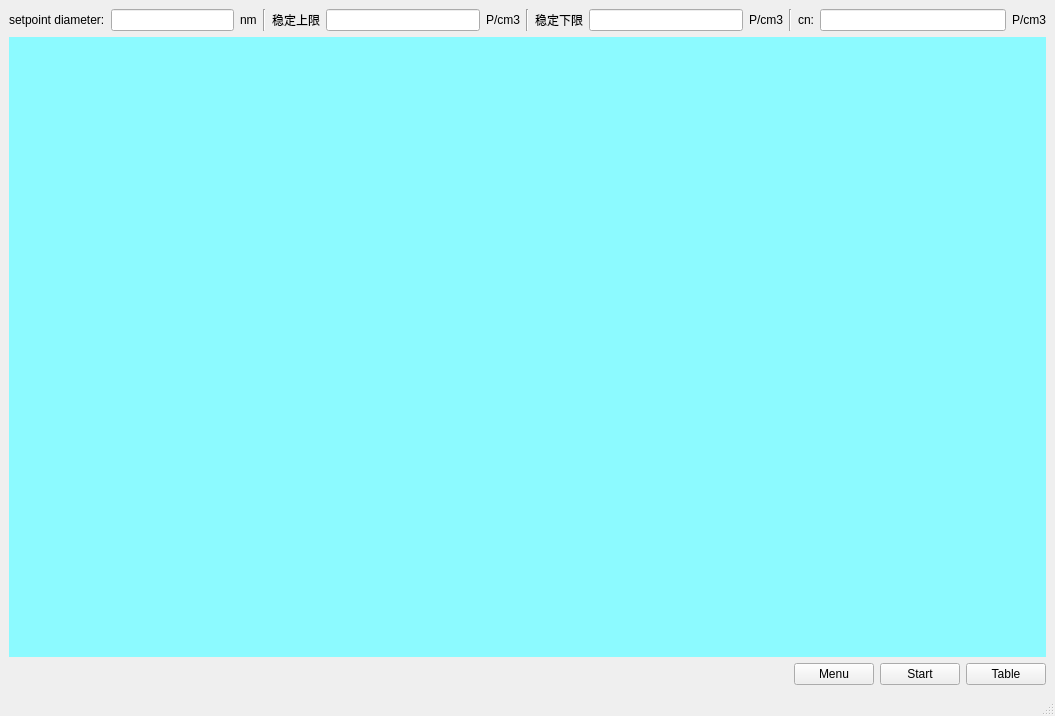
<?xml version="1.0" encoding="UTF-8"?>
<ui version="4.0">
 <class>MainWindow</class>
 <widget class="QMainWindow" name="MainWindow">
  <property name="geometry">
   <rect>
    <x>0</x>
    <y>0</y>
    <width>1055</width>
    <height>716</height>
   </rect>
  </property>
  <property name="windowTitle">
   <string>MeasureTool</string>
  </property>
  <widget class="QWidget" name="centralwidget">
   <layout class="QVBoxLayout" name="verticalLayout" stretch="0,1,0">
    <item>
     <layout class="QHBoxLayout" name="horizontalLayout_6">
      <item>
       <layout class="QHBoxLayout" name="horizontalLayout_4">
        <item>
         <widget class="QLabel" name="label_3">
          <property name="text">
           <string>setpoint diameter:</string>
          </property>
         </widget>
        </item>
        <item>
         <widget class="QLineEdit" name="lineEdit_3"/>
        </item>
        <item>
         <widget class="QLabel" name="label_6">
          <property name="text">
           <string>nm</string>
          </property>
         </widget>
        </item>
       </layout>
      </item>
      <item>
       <widget class="Line" name="line">
        <property name="orientation">
         <enum>Qt::Vertical</enum>
        </property>
       </widget>
      </item>
      <item>
       <layout class="QHBoxLayout" name="horizontalLayout_2">
        <item>
         <widget class="QLabel" name="label">
          <property name="text">
           <string>稳定上限</string>
          </property>
         </widget>
        </item>
        <item>
         <widget class="QLineEdit" name="lineEdit"/>
        </item>
        <item>
         <widget class="QLabel" name="label_4">
          <property name="text">
           <string>P/cm3</string>
          </property>
         </widget>
        </item>
       </layout>
      </item>
      <item>
       <widget class="Line" name="line_2">
        <property name="orientation">
         <enum>Qt::Vertical</enum>
        </property>
       </widget>
      </item>
      <item>
       <layout class="QHBoxLayout" name="horizontalLayout_3">
        <item>
         <widget class="QLabel" name="label_2">
          <property name="text">
           <string>稳定下限</string>
          </property>
         </widget>
        </item>
        <item>
         <widget class="QLineEdit" name="lineEdit_2"/>
        </item>
        <item>
         <widget class="QLabel" name="label_5">
          <property name="text">
           <string>P/cm3</string>
          </property>
         </widget>
        </item>
       </layout>
      </item>
      <item>
       <widget class="Line" name="line_3">
        <property name="orientation">
         <enum>Qt::Vertical</enum>
        </property>
       </widget>
      </item>
      <item>
       <layout class="QHBoxLayout" name="horizontalLayout_5">
        <item>
         <widget class="QLabel" name="label_7">
          <property name="text">
           <string>cn:</string>
          </property>
         </widget>
        </item>
        <item>
         <widget class="QLineEdit" name="lineEdit_4"/>
        </item>
        <item>
         <widget class="QLabel" name="label_8">
          <property name="text">
           <string>P/cm3</string>
          </property>
         </widget>
        </item>
       </layout>
      </item>
     </layout>
    </item>
    <item>
     <widget class="QWidget" name="widget" native="true">
      <property name="styleSheet">
       <string notr="true">background-color: rgb(170, 255, 255);
background-color: rgb(140, 250, 255);</string>
      </property>
     </widget>
    </item>
    <item>
     <layout class="QHBoxLayout" name="horizontalLayout">
      <item>
       <spacer name="horizontalSpacer">
        <property name="orientation">
         <enum>Qt::Horizontal</enum>
        </property>
        <property name="sizeHint" stdset="0">
         <size>
          <width>40</width>
          <height>20</height>
         </size>
        </property>
       </spacer>
      </item>
      <item>
       <widget class="QPushButton" name="pushButton">
        <property name="text">
         <string>Menu</string>
        </property>
       </widget>
      </item>
      <item>
       <widget class="QPushButton" name="pushButton_3">
        <property name="text">
         <string>Start</string>
        </property>
       </widget>
      </item>
      <item>
       <widget class="QPushButton" name="pushButton_2">
        <property name="text">
         <string>Table</string>
        </property>
       </widget>
      </item>
     </layout>
    </item>
   </layout>
  </widget>
  <widget class="QMenuBar" name="menubar">
   <property name="geometry">
    <rect>
     <x>0</x>
     <y>0</y>
     <width>1055</width>
     <height>26</height>
    </rect>
   </property>
  </widget>
  <widget class="QStatusBar" name="statusbar"/>
 </widget>
 <resources/>
 <connections/>
</ui>
